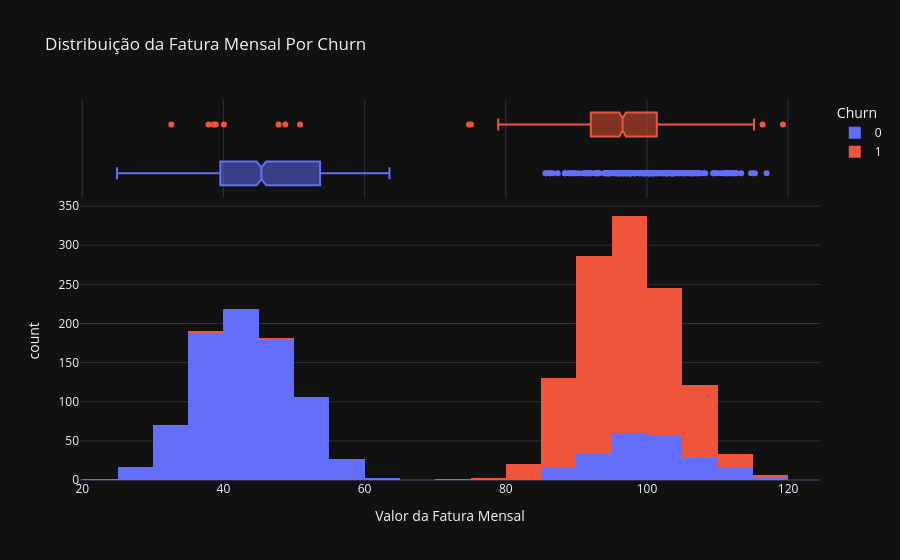

Notebook code for this chart:
### Markdown cell above
### 4.4. Gráfico de Distribuição da Fatura Mensal Por Churn

### Code cell
# Gráfico - Versão Interativa

# Análise por Fatura Mensal
dsa_fig_hist_fatura = px.histogram(df_churn,
                                   x = 'Fatura_Mensal',
                                   color = 'Churn',
                                   marginal = 'box',
                                   title = 'Distribuição da Fatura Mensal Por Churn',
                                   labels = {'Fatura_Mensal' : 'Valor da Fatura Mensal'})
dsa_fig_hist_fatura.show()

### Figure 1 — Plotly figure (JSON) as saved in the notebook; plotly's stock layout.template omitted (floating-point values rounded to 4 significant figures; data arrays with more than 128 entries replaced by an {"elided": "..."} marker saying what was removed)
{"data": [{"bingroup": "x", "hovertemplate": "Churn=0<br>Valor da Fatura Mensal=%{x}<br>count=%{y}<extra></extra>", "legendgroup": "0", "marker": {"color": "#636efa", "pattern": {"shape": ""}}, "name": "0", "orientation": "v", "showlegend": true, "x": {"elided": "1019 float values"}, "xaxis": "x", "yaxis": "y", "type": "histogram"}, {"hovertemplate": "Churn=0<br>Valor da Fatura Mensal=%{x}<extra></extra>", "legendgroup": "0", "marker": {"color": "#636efa"}, "name": "0", "notched": true, "showlegend": false, "x": {"elided": "1019 float values"}, "xaxis": "x2", "yaxis": "y2", "type": "box"}, {"bingroup": "x", "hovertemplate": "Churn=1<br>Valor da Fatura Mensal=%{x}<br>count=%{y}<extra></extra>", "legendgroup": "1", "marker": {"color": "#EF553B", "pattern": {"shape": ""}}, "name": "1", "orientation": "v", "showlegend": true, "x": {"elided": "981 float values"}, "xaxis": "x", "yaxis": "y", "type": "histogram"}, {"hovertemplate": "Churn=1<br>Valor da Fatura Mensal=%{x}<extra></extra>", "legendgroup": "1", "marker": {"color": "#EF553B"}, "name": "1", "notched": true, "showlegend": false, "x": {"elided": "981 float values"}, "xaxis": "x2", "yaxis": "y2", "type": "box"}], "layout": {"xaxis": {"anchor": "y", "domain": [0.0, 1.0], "title": {"text": "Valor da Fatura Mensal"}}, "yaxis": {"anchor": "x", "domain": [0.0, 0.7326], "title": {"text": "count"}}, "xaxis2": {"anchor": "y2", "domain": [0.0, 1.0], "matches": "x", "showticklabels": false, "showgrid": true}, "yaxis2": {"anchor": "x2", "domain": [0.7426, 1.0], "matches": "y2", "showticklabels": false, "showline": false, "ticks": "", "showgrid": false}, "legend": {"title": {"text": "Churn"}, "tracegroupgap": 0}, "title": {"text": "Distribuição da Fatura Mensal Por Churn"}, "barmode": "relative"}}
